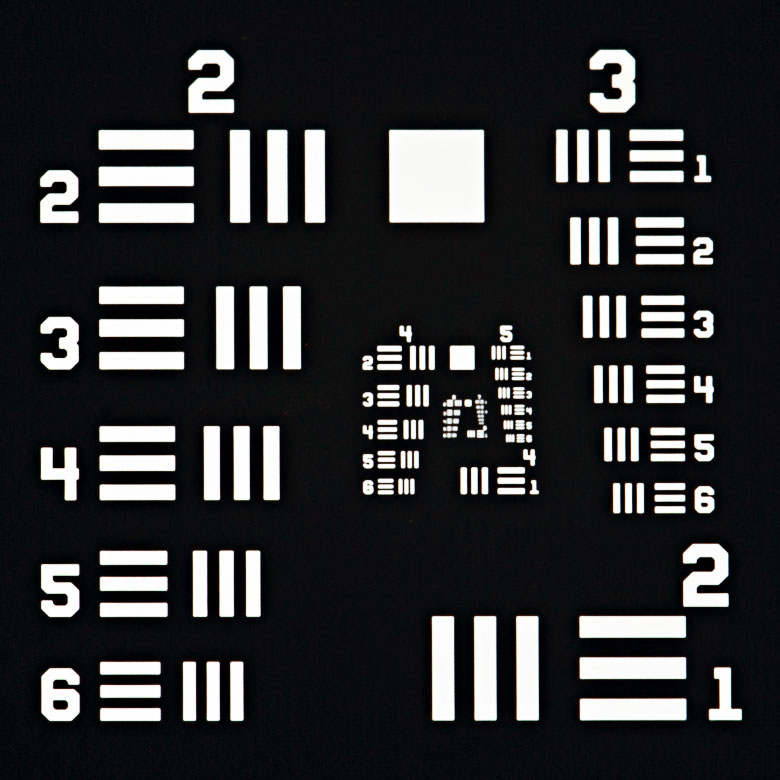
%> input picture resolution.jpg, 780 x 780 px
$ octave speckle_group_simulation_dual_coherent_camera.m   (GNU Octave 9; MATLAB toolbox functions it lacks are replaced by stand-ins)
%> lines starting %> are read from the running program, lines starting %| are printed output that depends on the picture; in (x1, y1, x2, y2) boxes, pixels count from 0 and x2, y2 are one past the last pixel; in counts of white or black regions, pixels touching at a corner belong together; the program's own positions count from 1
### zernfun.m
function z = zernfun(n,m,r,theta,nflag)
%ZERNFUN Zernike functions of order N and frequency M on the unit circle.
%   Z = ZERNFUN(N,M,R,THETA) returns the Zernike functions of order N
%   and angular frequency M, evaluated at positions (R,THETA) on the
%   unit circle.  N is a vector of positive integers (including 0), and
%   M is a vector with the same number of elements as N.  Each element
%   k of M must be a positive integer, with possible values M(k) = -N(k)
%   to +N(k) in steps of 2.  R is a vector of numbers between 0 and 1,
%   and THETA is a vector of angles.  R and THETA must have the same
%   length.  The output Z is a matrix with one column for every (N,M)
%   pair, and one row for every (R,THETA) pair.
%
%   Z = ZERNFUN(N,M,R,THETA,'norm') returns the normalized Zernike
%   functions.  The normalization factor sqrt((2-delta(m,0))*(n+1)/pi),
%   with delta(m,0) the Kronecker delta, is chosen so that the integral
%   of (r * [Znm(r,theta)]^2) over the unit circle (from r=0 to r=1,
%   and theta=0 to theta=2*pi) is unity.  For the non-normalized
%   polynomials, max(Znm(r=1,theta))=1 for all [n,m].
%
%   The Zernike functions are an orthogonal basis on the unit circle.
%   They are used in disciplines such as astronomy, optics, and
%   optometry to describe functions on a circular domain.
%
%   The following table lists the first 15 Zernike functions.
%
%       n    m    Zernike function             Normalization
%       ----------------------------------------------------
%       0    0    1                              1/sqrt(pi)
%       1    1    r * cos(theta)                 2/sqrt(pi)
%       1   -1    r * sin(theta)                 2/sqrt(pi)
%       2    2    r^2 * cos(2*theta)             sqrt(6/pi)
%       2    0    (2*r^2 - 1)                    sqrt(3/pi)
%       2   -2    r^2 * sin(2*theta)             sqrt(6/pi)
%       3    3    r^3 * cos(3*theta)             sqrt(8/pi)
%       3    1    (3*r^3 - 2*r) * cos(theta)     sqrt(8/pi)
%       3   -1    (3*r^3 - 2*r) * sin(theta)     sqrt(8/pi)
%       3   -3    r^3 * sin(3*theta)             sqrt(8/pi)
%       4    4    r^4 * cos(4*theta)             sqrt(10/pi)
%       4    2    (4*r^4 - 3*r^2) * cos(2*theta) sqrt(10/pi)
%       4    0    6*r^4 - 6*r^2 + 1              sqrt(5/pi)
%       4   -2    (4*r^4 - 3*r^2) * sin(2*theta) sqrt(10/pi)
%       4   -4    r^4 * sin(4*theta)             sqrt(10/pi)
%       ----------------------------------------------------
%
%   Example 1:
%
%       % Display the Zernike function Z(n=5,m=1)
%       x = -1:0.01:1;
%       [X,Y] = meshgrid(x,x);
%       [theta,r] = cart2pol(X,Y);
%       idx = r<=1;
%       z = nan(size(X));
%       z(idx) = zernfun(5,1,r(idx),theta(idx));
%       figure
%       pcolor(x,x,z), shading interp
%       axis square, colorbar
%       title('Zernike function Z_5^1(r,\theta)')
%
%   Example 2:
%
%       % Display the first 10 Zernike functions
%       x = -1:0.01:1;
%       [X,Y] = meshgrid(x,x);
%       [theta,r] = cart2pol(X,Y);
%       idx = r<=1;
%       z = nan(size(X));
%       n = [0  1  1  2  2  2  3  3  3  3];
%       m = [0 -1  1 -2  0  2 -3 -1  1  3];
%       Nplot = [4 10 12 16 18 20 22 24 26 28];
%       y = zernfun(n,m,r(idx),theta(idx));
%       figure('Units','normalized')
%       for k = 1:10
%           z(idx) = y(:,k);
%           subplot(4,7,Nplot(k))
%           pcolor(x,x,z), shading interp
%           set(gca,'XTick',[],'YTick',[])
%           axis square
%           title(['Z_{' num2str(n(k)) '}^{' num2str(m(k)) '}'])
%       end
%
%   See also ZERNPOL, ZERNFUN2.

%   Paul Fricker 2/28/2012

% Check and prepare the inputs:
% -----------------------------
if ( ~any(size(n)==1) ) || ( ~any(size(m)==1) )
    error('zernfun:NMvectors','N and M must be vectors.')
end

if length(n)~=length(m)
    error('zernfun:NMlength','N and M must be the same length.')
end

n = n(:);
m = m(:);
if any(mod(n-m,2))
    error('zernfun:NMmultiplesof2', ...
          'All N and M must differ by multiples of 2 (including 0).')
end

if any(m>n)
    error('zernfun:MlessthanN', ...
          'Each M must be less than or equal to its corresponding N.')
end

if any( r>1 | r<0 )
    error('zernfun:Rlessthan1','All R must be between 0 and 1.')
end

if ( ~any(size(r)==1) ) || ( ~any(size(theta)==1) )
    error('zernfun:RTHvector','R and THETA must be vectors.')
end

r = r(:);
theta = theta(:);
length_r = length(r);
if length_r~=length(theta)
    error('zernfun:RTHlength', ...
          'The number of R- and THETA-values must be equal.')
end

% Check normalization:
% --------------------
if nargin==5 && ischar(nflag)
    isnorm = strcmpi(nflag,'norm');
    if ~isnorm
        error('zernfun:normalization','Unrecognized normalization flag.')
    end
else
    isnorm = false;
end

%%%%%%%%%%%%%%%%%%%%%%%%%%%%%%%%%%%%%%%%%%%%
% Compute the Zernike Polynomials
%%%%%%%%%%%%%%%%%%%%%%%%%%%%%%%%%%%%%%%%%%%%

% Determine the required powers of r:
% -----------------------------------
m_abs = abs(m);
rpowers = [];
for j = 1:length(n)
    rpowers = [rpowers m_abs(j):2:n(j)];
end
rpowers = unique(rpowers);

% Pre-compute the values of r raised to the required powers,
% and compile them in a matrix:
% -----------------------------
if rpowers(1)==0
    rpowern = arrayfun(@(p)r.^p,rpowers(2:end),'UniformOutput',false);
    rpowern = cat(2,rpowern{:});
    rpowern = [ones(length_r,1) rpowern];
else
    rpowern = arrayfun(@(p)r.^p,rpowers,'UniformOutput',false);
    rpowern = cat(2,rpowern{:});
end

% Compute the values of the polynomials:
% --------------------------------------
z = zeros(length_r,length(n));
for j = 1:length(n)
    s = 0:(n(j)-m_abs(j))/2;
    pows = n(j):-2:m_abs(j);
    for k = length(s):-1:1
        p = (1-2*mod(s(k),2))* ...
                   prod(2:(n(j)-s(k)))/              ...
                   prod(2:s(k))/                     ...
                   prod(2:((n(j)-m_abs(j))/2-s(k)))/ ...
                   prod(2:((n(j)+m_abs(j))/2-s(k)));
        idx = (pows(k)==rpowers);
        z(:,j) = z(:,j) + p*rpowern(:,idx);
    end

    if isnorm
        z(:,j) = z(:,j)*sqrt((1+(m(j)~=0))*(n(j)+1)/pi);
    end
end
% END: Compute the Zernike Polynomials
%%%%%%%%%%%%%%%%%%%%%%%%%%%%%%%%%%%%%%%%%%%%

% Compute the Zernike functions:
% ------------------------------
idx_pos = m>0;
idx_neg = m<0;

if any(idx_pos)
    z(:,idx_pos) = z(:,idx_pos).*cos(theta*m_abs(idx_pos)');
end
if any(idx_neg)
    z(:,idx_neg) = z(:,idx_neg).*sin(theta*m_abs(idx_neg)');
end

% EOF zernfun

### circle.m
function circle(x,y,r)
%x and y are the coordinates of the center of the circle
%r is the radius of the circle
%0.01 is the angle step, bigger values will draw the circle faster but
%you might notice imperfections (not very smooth)
ang=0:0.01:2*pi;
xp=r*cos(ang);
yp=r*sin(ang);
plot(x+xp,y+yp,'w');
end

### speckle_group_simulation_dual_coherent_camera.m
% Generate simulation data for shifted speckle illumination
% Coded by Li-Hao Yeh 2016.08.13
% Last update 2017.02.22
% Add coherent simulation

clear all;
set(0,'DefaultFigureWindowStyle','docked');


F = @(x) fftshift(fft2(ifftshift(x)));
iF = @(x) fftshift(ifft2(ifftshift(x)));

I = double(imread('resolution.jpg'));

% I = I(:,:,2);
% I = padarray(I(129:516,345:732,2),[6,6]);
% I = I(323:506,358:541,2);

N_bound_pad = 30;

I = padarray(I(323:506,358:541,2),[N_bound_pad,N_bound_pad]);
%> I: size 244x244 double

I = I/max(I(:));

amp = (1-I)+0.5;
amp = amp/max(amp(:));
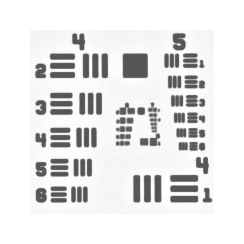
%> amp: size 244x244 double; min 0.333, max 1, mean 0.898
amp = ones(size(amp));
ph = I*0.3;

T_c = amp.*exp(1j*ph);


%% --------Experiment Setup----------

lambda = 0.605; k=2*pi/lambda; % wavelength (micons) and wave number
mag = 16;
pscrop = 6.5/mag; % Pixels size (microns)
NA_obj = 0.1;
NAs = 0.4;

undersamp_factor = 1;
ps = pscrop/undersamp_factor;


[N,M] = size(I);
%> N = 244; M = 244

Ncrop = N/undersamp_factor;
%> Ncrop = 244
Mcrop = M/undersamp_factor;
%> Mcrop = 244

xh = (-M/2:(M/2-1)).*ps; yh = (-N/2:(N/2-1)).*ps;
%> after `xh = (-M/2:(M/2-1)).*ps`: xh = 244 values from -49.56 to 49.16
%> after `yh = (-N/2:(N/2-1)).*ps`: yh = 244 values from -49.56 to 49.16
fx = (-M/2:(M/2-1))./(ps*M); fy = (-N/2:(N/2-1))./(ps*N);
%> after `fx = (-M/2:(M/2-1))./(ps*M)`: fx = 244 values from -1.23 to 1.22
%> after `fy = (-N/2:(N/2-1))./(ps*N)`: fy = 244 values from -1.23 to 1.22
NAx = fx*lambda; NAy = fy*lambda;
[xhh,yhh] = meshgrid(xh,yh);
[fxx,fyy] = meshgrid(fx,fy);

%% -------- Propagation kernel --------

xs = (-M*4/2:(M*4/2-1)).*ps; ys = (-N*4/2:(N*4/2-1)).*ps;
fxs = (-M*4/2:(M*4/2-1))./(ps*4*M); fys = (-N*4/2:(N*4/2-1))./(ps*4*N);
NAxs = fxs.*lambda; NAys = fys.*lambda;
[xss,yss] = meshgrid(xs,ys);
[fxxs,fyys] = meshgrid(fxs,fys);
NAxx = fxxs.*lambda;
NAyy = fyys.*lambda;


r_prop=(fxxs.^2+fyys.^2).^(1/2);
Pupil_prop = zeros(N*4,M*4);
Pupil_prop(find(r_prop<NAs/lambda))=1;
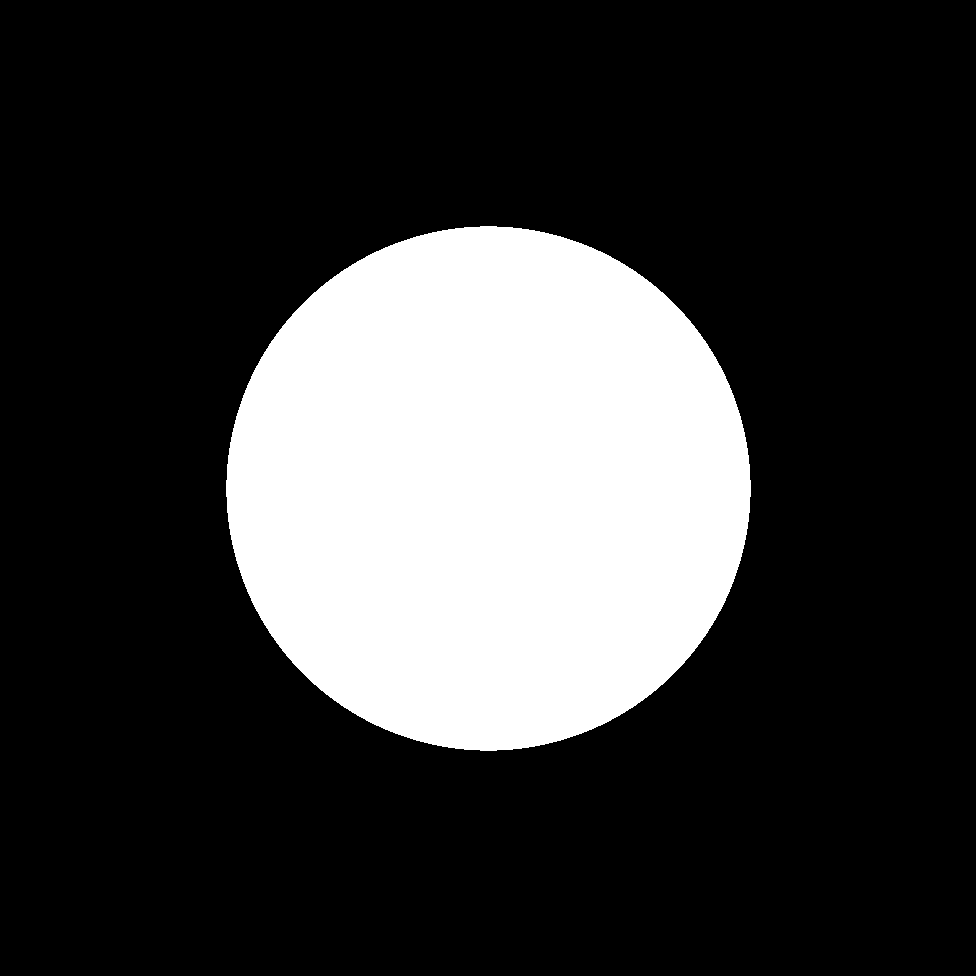
%> Pupil_prop: size 976x976 double; values 0 (black) and 1 (white), 22.7% white; 1 white region, box (x1, y1, x2, y2) and area: (226, 226, 751, 751) 215885


Pupil_2NA = zeros(N*4,M*4);
Pupil_2NA(find(r_prop<2*NAs/lambda))=1;
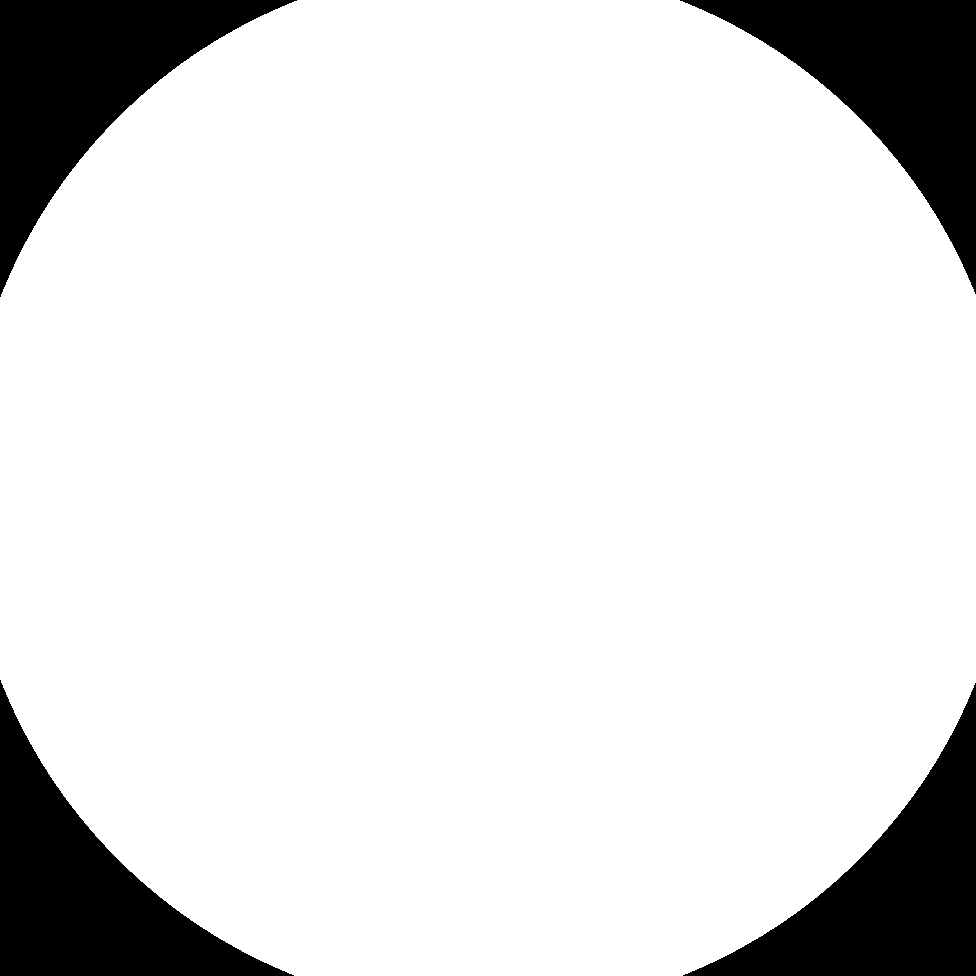
%> Pupil_2NA: size 976x976 double; values 0 (black) and 1 (white), 86.7% white; 4 black regions, box (x1, y1, x2, y2) and area: (0, 0, 297, 297) 31882, (680, 0, 976, 294) 31585, (0, 680, 294, 976) 31585, (683, 683, 976, 976) 31289

%% Pixel shift in group

N_pattern = 1;

N_shiftx = 25;
N_shifty = 25;

Nimg = N_shiftx*N_shifty*N_pattern;
N_shift = N_shiftx*N_shifty;

% pixel_step = [2;2;2;2;2;2;2;2;2;2];
pixel_step = 2*ones(N_pattern,1);
pixel_shift_stack = zeros(2,N_shift,N_pattern);


for i = 1:N_pattern
    pixel_shiftx = (-(N_shiftx-1)/2:(N_shiftx-1)/2).*pixel_step(i);
    pixel_shifty = (-(N_shifty-1)/2:(N_shifty-1)/2).*pixel_step(i);
    [pixel_shiftyy,pixel_shiftxx] = meshgrid(pixel_shifty,pixel_shiftx);

    pixel_shift_stack(1,:,i) = round((pixel_shiftxx(:)*cos(45/180*pi) - pixel_shiftyy(:)*sin(45/180*pi))/sqrt(2) + randn(size(pixel_shiftyy(:)))*0);% + randn(N_shiftx*N_shifty,1)*0.7);
    pixel_shift_stack(2,:,i) = round((pixel_shiftxx(:)*cos(45/180*pi) + pixel_shiftyy(:)*sin(45/180*pi))/sqrt(2) + randn(size(pixel_shiftyy(:)))*0);%+((1:(N_shiftx*N_shifty))/N_shiftx/N_shifty*12)');
end


%% Pattern generation with random phase mask

rng(49);

speckle_intensity = zeros(4*N,4*M,N_pattern);
speckle_field = zeros(4*N,4*M,N_pattern);

for i = 1:N_pattern
    random_mapf = exp(1j*rand(4*N,4*M)*100);

    temp = iF(random_mapf.*Pupil_prop);
%     temp = abs(iF(F(temp).*Pupil_2NA));
    speckle_field(:,:,i) = temp/max(abs(temp(:)));
    speckle_intensity(:,:,i) = abs(speckle_field(:,:,i)).^2;
end
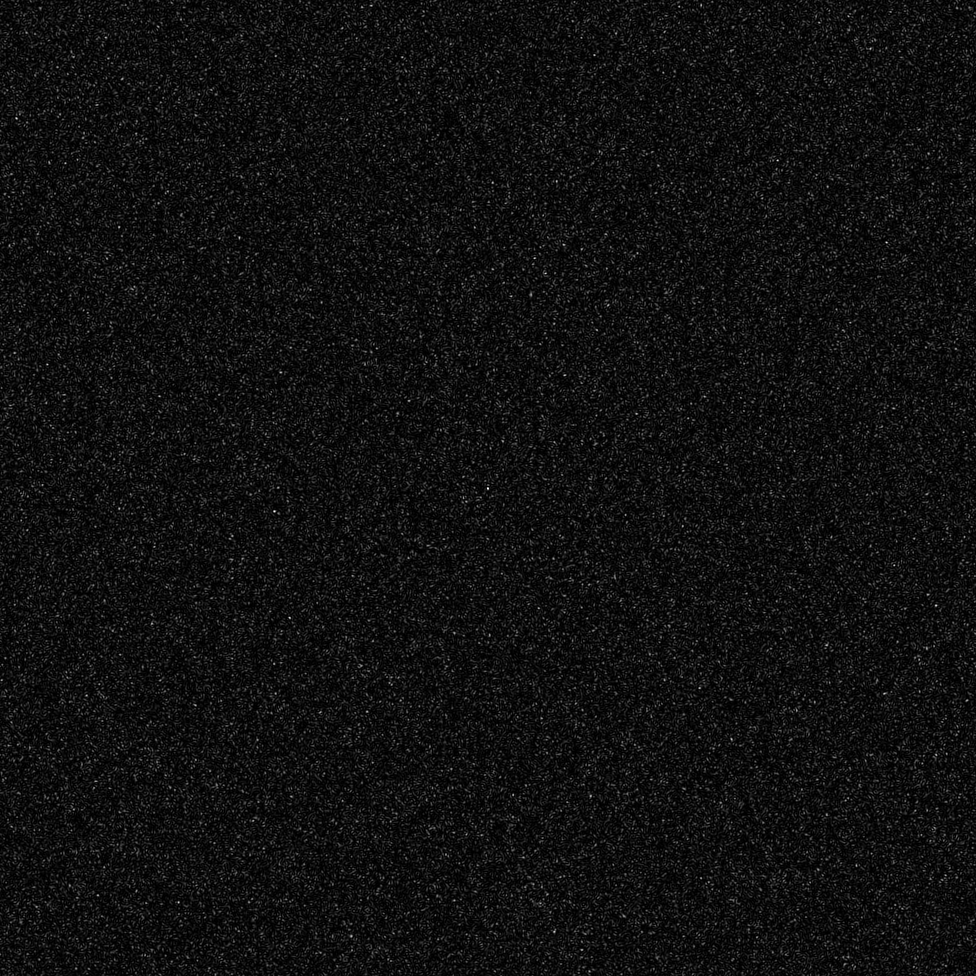
%> speckle_intensity: size 976x976 double; min 1.3e-07, max 1, mean 0.0657

speckle_intensity_crop = speckle_intensity(1.5*N+1:2.5*N,1.5*M+1:2.5*M,1);
speckle_intensity_cropf = F(speckle_intensity_crop);
% speckle_field = rand(4*N,4*N);

figure;imagesc(xh,yh,speckle_intensity_crop); colormap gray;axis square;
% % figure;imagesc(NAx,NAy,log10(abs(F(speckle_field_crop))),[1 5]);colormap jet;axis square;
figure;imagesc(NAx,NAy,log10(abs(speckle_intensity_cropf))/max(max(log10(abs(speckle_intensity_cropf)))),[0 1]); colormap jet; axis square;
hold on;circle(0,0,2*NAs);


%% Setup Zernike polynomials/aberration function

N_conv_pad = 30;
N_aug = N + 2*N_conv_pad;
M_aug = M + 2*N_conv_pad;

fx_aug = (-M_aug/2:(M_aug/2-1))./(ps*M_aug); fy_aug = (-N_aug/2:(N_aug/2-1))./(ps*N_aug);
[fxx_aug,fyy_aug] = meshgrid(fx_aug,fy_aug);
%

rng(41);

% n = [0 1 1 2 2 2 3 3 3 3 4 4 4 4 4 5 5 5 5 5 5 6 6 6 6 6 6 6];
% m = [0 -1 1 -2 0 2 -3 -1 1 3 -4 -2 0 2 4 -5 -3 -1 1 3 5 -6 -4 -2 0 2 4 6];

n = [2 2 2 3 3 3 3 4 4 4 4 4 5 5 5 5 5 5 6 6 6 6 6 6 6];
m = [-2 0 2 -3 -1 1 3 -4 -2 0 2 4 -5 -3 -1 1 3 5 -6 -4 -2 0 2 4 6];


N_idx = length(n);
zerpoly = zeros(N_aug,M_aug,N_idx);
for i =1:N_idx
[theta,rr] = cart2pol(fxx_aug/NA_obj*lambda,fyy_aug/NA_obj*lambda);
idx = rr<=1;
z = zeros(size(fxx_aug));
z(idx) = zernfun(n(i),m(i),rr(idx),theta(idx));
z = z/max(z(:));
zerpoly(:,:,i) = z;
end
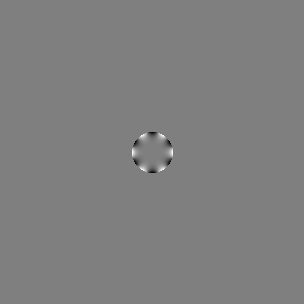
%> z: size 304x304 double; min -1, max 1, mean 1.15e-19; drawn with min black and max white

zern_para = randn(N_idx,1)*0.4;
zern_para2 = zern_para + randn(N_idx,1)*0.1;
aberration = zeros(N_aug,M_aug);
aberration2 = zeros(N_aug,M_aug);

for i = 1:N_idx
    aberration = aberration + zern_para(i)*zerpoly(:,:,i);
    aberration2 = aberration2 + zern_para2(i)*zerpoly(:,:,i);
end
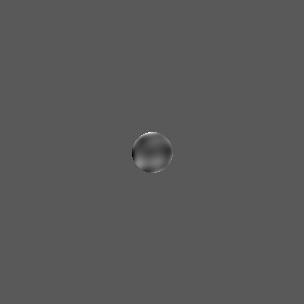
%> aberration: size 304x304 double; min -2.75, max 5.09, mean 8.11e-06; drawn with min black and max white

% aberration = zerpoly(:,:,6);

% aberration = zeros(N,M);

figure;imagesc(aberration);colormap gray;axis image;
figure;imagesc(aberration2);colormap gray;axis image;
%% Data generation


Pupil_obj = zeros(N_aug,M_aug,2);
r_obj=(fxx_aug.^2+fyy_aug.^2).^(1/2);
Pupil_obj_temp =zeros(N_aug,M_aug);
Pupil_obj_temp(find(r_obj<NA_obj/lambda))=1;
%> Pupil_obj_temp: size 304x304 double; values 0 (black) and 1 (white), 1.4% white; 1 white region, box (x1, y1, x2, y2) and area: (132, 132, 173, 173) 1313
Pupil_obj(:,:,1) = Pupil_obj_temp;
Pupil_obj(:,:,2) = Pupil_obj_temp;
% Pupil_obj(:,:,1) = Pupil_obj_temp.*exp(1j*aberration);
% Pupil_obj(:,:,2) = Pupil_obj_temp.*exp(1j*aberration2);


T_incoherent = abs(F(abs(iF(Pupil_obj(:,:,1))).^2));
T_incoherent_max = max(abs(T_incoherent(:)));
T_incoherent = T_incoherent/T_incoherent_max;

z_camera = [0;31.25];
N_defocus = size(z_camera,1);

speckle_intensity_shift_crop = zeros(N,M,Nimg);
speckle_field_shift_crop = zeros(N,M,Nimg);

Nb = Ncrop - 2*N_bound_pad/undersamp_factor;
Mb = Mcrop - 2*N_bound_pad/undersamp_factor;

I_image = zeros(Nb,Mb,Nimg);
Ic_image = zeros(Nb,Mb,Nimg,N_defocus);

cor_init = [0,0];
cor_end = [1,10];

cor_delta = (cor_end - cor_init)/(Nimg-1);
cor_x_shift = 0:cor_delta(2):cor_delta(2)*(Nimg-1);
cor_y_shift = 0:cor_delta(1):cor_delta(1)*(Nimg-1);

% z_shift = 3;
% cor_z_shift = 0:(z_shift/(Nimg-1)):z_shift;

cor_x_shift = zeros(Nimg,1);
cor_y_shift = zeros(Nimg,1);
% z_speckle = randn(Nimg,1)*3;
% z_speckle = (0:(Nimg-1))/Nimg*20;
I_fluctuation = 1 + 0.05*randn(Nimg,2);
% I_fluctuation = 0.7 + 0.3*(0:(2*Nimg-1))/Nimg/2;
% I_fluctuation = [I_fluctuation(1:2:end);I_fluctuation(1,2:2:end)]';


%> (the run ends here)
